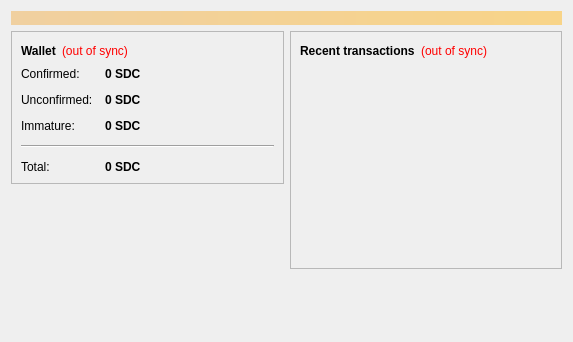
<?xml version="1.0" encoding="UTF-8"?>
<ui version="4.0">
 <class>OverviewPage</class>
 <widget class="QWidget" name="OverviewPage">
  <property name="geometry">
   <rect>
    <x>0</x>
    <y>0</y>
    <width>573</width>
    <height>342</height>
   </rect>
  </property>
  <property name="windowTitle">
   <string>Form</string>
  </property>
  <layout class="QVBoxLayout" name="topLayout">
   <item>
    <widget class="QLabel" name="labelAlerts">
     <property name="visible">
      <bool>false</bool>
     </property>
     <property name="styleSheet">
      <string notr="true">background-color: qlineargradient(x1: 0, y1: 0, x2: 1, y2: 0, stop:0 #F0D0A0, stop:1 #F8D488); color:#000000;</string>
     </property>
     <property name="wordWrap">
      <bool>true</bool>
     </property>
     <property name="margin">
      <number>3</number>
     </property>
    </widget>
   </item>
   <item>
    <layout class="QHBoxLayout" name="horizontalLayout" stretch="1,1">
     <item>
      <layout class="QVBoxLayout" name="verticalLayout_2">
       <item>
        <widget class="QFrame" name="frame">
         <property name="frameShape">
          <enum>QFrame::StyledPanel</enum>
         </property>
         <property name="frameShadow">
          <enum>QFrame::Raised</enum>
         </property>
         <layout class="QVBoxLayout" name="verticalLayout_4">
          <item>
           <layout class="QHBoxLayout" name="horizontalLayout_4">
            <item>
             <widget class="QLabel" name="label_5">
              <property name="font">
               <font>
                <weight>75</weight>
                <bold>true</bold>
               </font>
              </property>
              <property name="text">
               <string>Wallet</string>
              </property>
             </widget>
            </item>
            <item>
             <widget class="QLabel" name="labelWalletStatus">
              <property name="toolTip">
               <string>The displayed information may be out of date. Your wallet automatically synchronizes with the StabaCoin network after a connection is established, but this process has not completed yet.</string>
              </property>
              <property name="styleSheet">
               <string notr="true">QLabel { color: red; }</string>
              </property>
              <property name="text">
               <string notr="true">(out of sync)</string>
              </property>
              <property name="alignment">
               <set>Qt::AlignLeading|Qt::AlignLeft|Qt::AlignVCenter</set>
              </property>
             </widget>
            </item>
            <item>
             <spacer name="horizontalSpacer_2">
              <property name="orientation">
               <enum>Qt::Horizontal</enum>
              </property>
              <property name="sizeHint" stdset="0">
               <size>
                <width>40</width>
                <height>20</height>
               </size>
              </property>
             </spacer>
            </item>
           </layout>
          </item>
          <item>
           <layout class="QFormLayout" name="formLayout_2">
            <property name="fieldGrowthPolicy">
             <enum>QFormLayout::AllNonFixedFieldsGrow</enum>
            </property>
            <property name="horizontalSpacing">
             <number>12</number>
            </property>
            <property name="verticalSpacing">
             <number>12</number>
            </property>
            <item row="0" column="0">
             <widget class="QLabel" name="label">
              <property name="text">
               <string>Confirmed:</string>
              </property>
             </widget>
            </item>
            <item row="0" column="1">
             <widget class="QLabel" name="labelBalance">
              <property name="font">
               <font>
                <weight>75</weight>
                <bold>true</bold>
               </font>
              </property>
              <property name="cursor">
               <cursorShape>IBeamCursor</cursorShape>
              </property>
              <property name="toolTip">
               <string>Your current spendable balance</string>
              </property>
              <property name="text">
               <string notr="true">0 SDC</string>
              </property>
              <property name="textInteractionFlags">
               <set>Qt::LinksAccessibleByMouse|Qt::TextSelectableByKeyboard|Qt::TextSelectableByMouse</set>
              </property>
             </widget>
            </item>
            <item row="1" column="0">
             <widget class="QLabel" name="label_3">
              <property name="text">
               <string>Unconfirmed:</string>
              </property>
             </widget>
            </item>
            <item row="1" column="1">
             <widget class="QLabel" name="labelUnconfirmed">
              <property name="font">
               <font>
                <weight>75</weight>
                <bold>true</bold>
               </font>
              </property>
              <property name="cursor">
               <cursorShape>IBeamCursor</cursorShape>
              </property>
              <property name="toolTip">
               <string>Total of transactions that have yet to be confirmed, and do not yet count toward the spendable balance</string>
              </property>
              <property name="text">
               <string notr="true">0 SDC</string>
              </property>
              <property name="textInteractionFlags">
               <set>Qt::LinksAccessibleByMouse|Qt::TextSelectableByKeyboard|Qt::TextSelectableByMouse</set>
              </property>
             </widget>
            </item>
            <item row="2" column="0">
             <widget class="QLabel" name="labelImmatureText">
              <property name="text">
               <string>Immature:</string>
              </property>
             </widget>
            </item>
            <item row="2" column="1">
             <widget class="QLabel" name="labelImmature">
              <property name="font">
               <font>
                <weight>75</weight>
                <bold>true</bold>
               </font>
              </property>
              <property name="toolTip">
               <string>Mined balance that has not yet matured</string>
              </property>
              <property name="text">
               <string notr="true">0 SDC</string>
              </property>
              <property name="textInteractionFlags">
               <set>Qt::LinksAccessibleByMouse|Qt::TextSelectableByKeyboard|Qt::TextSelectableByMouse</set>
              </property>
             </widget>
            </item>
            <item row="4" column="0">
             <widget class="QLabel" name="labelTotalText">
              <property name="text">
               <string>Total:</string>
              </property>
             </widget>
            </item>
            <item row="4" column="1">
             <widget class="QLabel" name="labelTotal">
              <property name="font">
               <font>
                <weight>75</weight>
                <bold>true</bold>
               </font>
              </property>
              <property name="cursor">
               <cursorShape>IBeamCursor</cursorShape>
              </property>
              <property name="toolTip">
               <string>Your current total balance</string>
              </property>
              <property name="text">
               <string notr="true">0 SDC</string>
              </property>
              <property name="textInteractionFlags">
               <set>Qt::LinksAccessibleByMouse|Qt::TextSelectableByKeyboard|Qt::TextSelectableByMouse</set>
              </property>
             </widget>
            </item>
            <item row="3" column="0" colspan="2">
             <widget class="Line" name="line">
              <property name="orientation">
               <enum>Qt::Horizontal</enum>
              </property>
             </widget>
            </item>
           </layout>
          </item>
         </layout>
        </widget>
       </item>
       <item>
        <spacer name="verticalSpacer">
         <property name="orientation">
          <enum>Qt::Vertical</enum>
         </property>
         <property name="sizeHint" stdset="0">
          <size>
           <width>20</width>
           <height>40</height>
          </size>
         </property>
        </spacer>
       </item>
      </layout>
     </item>
     <item>
      <layout class="QVBoxLayout" name="verticalLayout_3">
       <item>
        <widget class="QFrame" name="frame_2">
         <property name="frameShape">
          <enum>QFrame::StyledPanel</enum>
         </property>
         <property name="frameShadow">
          <enum>QFrame::Raised</enum>
         </property>
         <layout class="QVBoxLayout" name="verticalLayout">
          <item>
           <layout class="QHBoxLayout" name="horizontalLayout_2">
            <item>
             <widget class="QLabel" name="label_4">
              <property name="text">
               <string>&lt;b&gt;Recent transactions&lt;/b&gt;</string>
              </property>
             </widget>
            </item>
            <item>
             <widget class="QLabel" name="labelTransactionsStatus">
              <property name="toolTip">
               <string>The displayed information may be out of date. Your wallet automatically synchronizes with the StabaCoin network after a connection is established, but this process has not completed yet.</string>
              </property>
              <property name="styleSheet">
               <string notr="true">QLabel { color: red; }</string>
              </property>
              <property name="text">
               <string notr="true">(out of sync)</string>
              </property>
              <property name="alignment">
               <set>Qt::AlignRight|Qt::AlignTrailing|Qt::AlignVCenter</set>
              </property>
             </widget>
            </item>
            <item>
             <spacer name="horizontalSpacer">
              <property name="orientation">
               <enum>Qt::Horizontal</enum>
              </property>
              <property name="sizeHint" stdset="0">
               <size>
                <width>40</width>
                <height>20</height>
               </size>
              </property>
             </spacer>
            </item>
           </layout>
          </item>
          <item>
           <widget class="QListView" name="listTransactions">
            <property name="styleSheet">
             <string notr="true">QListView { background: transparent; }</string>
            </property>
            <property name="frameShape">
             <enum>QFrame::NoFrame</enum>
            </property>
            <property name="verticalScrollBarPolicy">
             <enum>Qt::ScrollBarAlwaysOff</enum>
            </property>
            <property name="horizontalScrollBarPolicy">
             <enum>Qt::ScrollBarAlwaysOff</enum>
            </property>
            <property name="selectionMode">
             <enum>QAbstractItemView::NoSelection</enum>
            </property>
           </widget>
          </item>
         </layout>
        </widget>
       </item>
       <item>
        <spacer name="verticalSpacer_2">
         <property name="orientation">
          <enum>Qt::Vertical</enum>
         </property>
         <property name="sizeHint" stdset="0">
          <size>
           <width>20</width>
           <height>40</height>
          </size>
         </property>
        </spacer>
       </item>
      </layout>
     </item>
    </layout>
   </item>
  </layout>
 </widget>
 <resources/>
 <connections/>
</ui>
